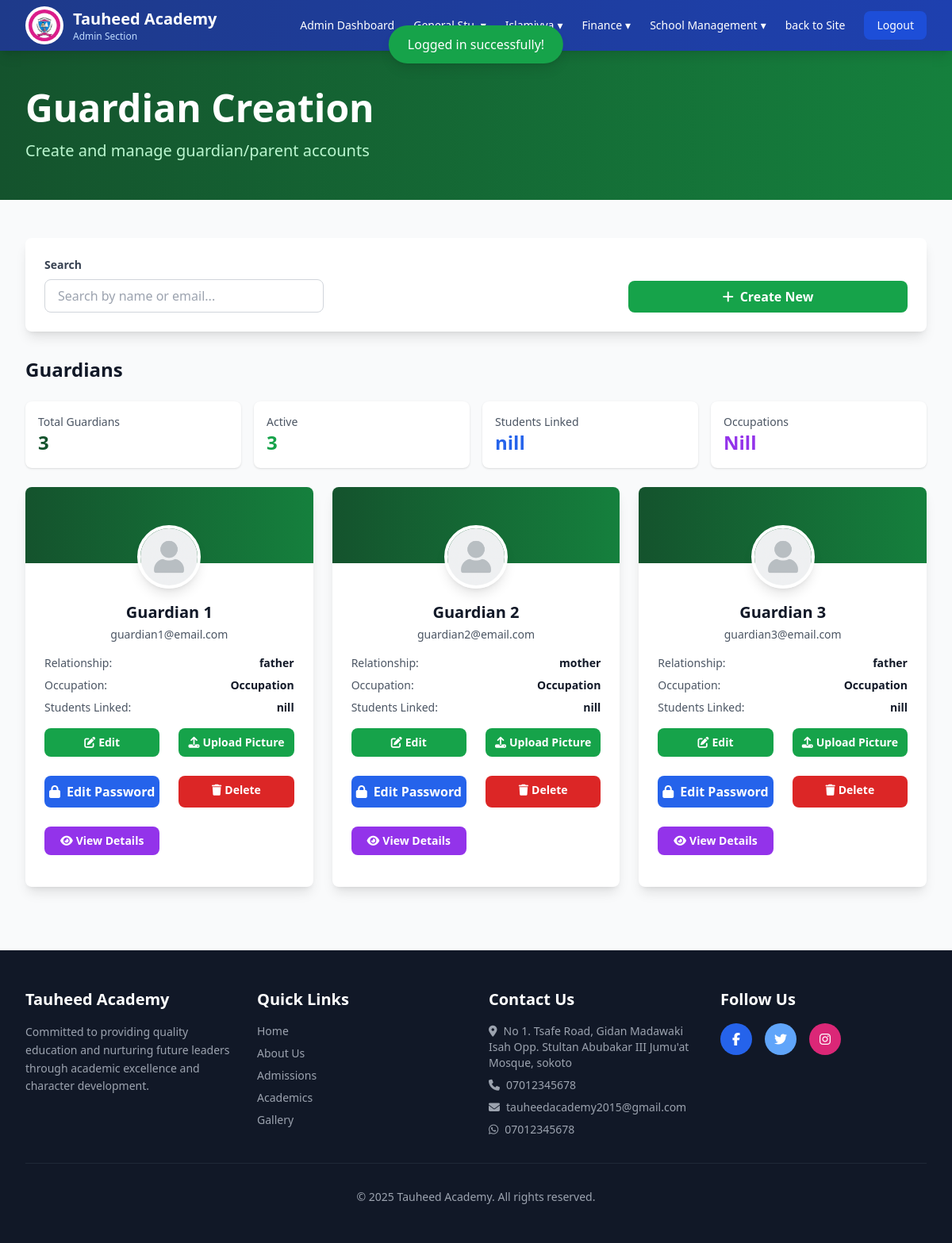
Before: /pages/admin/users-management/guardians/index.php (signed in) with the older database file.
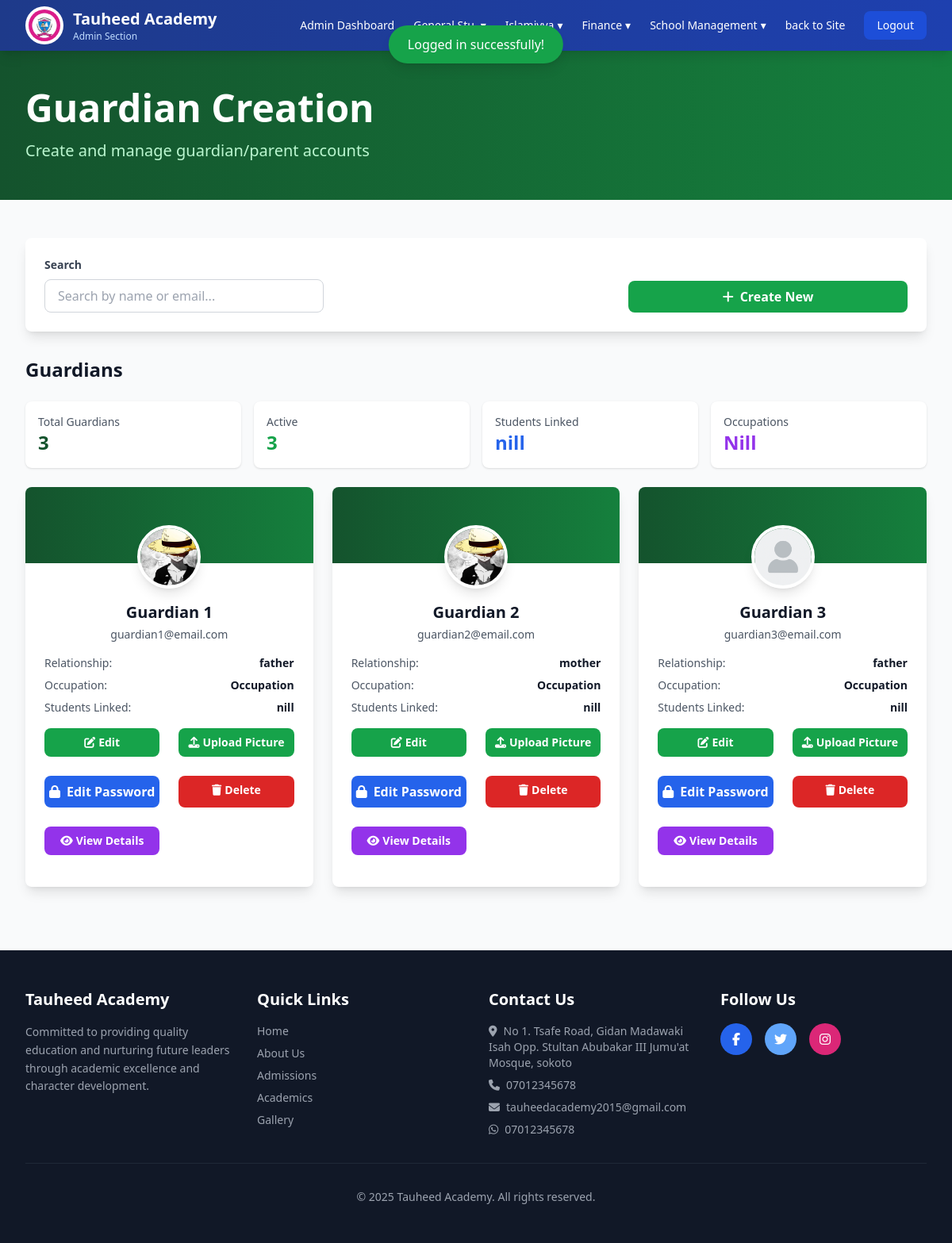
After: the same page with the newer database file.
### tables this page shows
CREATE TABLE `schools` (
  `id` int(11) NOT NULL,
  `name` varchar(150) NOT NULL,
  `motto` varchar(255) DEFAULT NULL,
  `address` varchar(255) DEFAULT NULL,
  `phone` varchar(20) DEFAULT NULL,
  `email` varchar(100) DEFAULT NULL,
  `about_message` text DEFAULT NULL,
  `welcome_message` text DEFAULT NULL,
  `whatsapp_number` varchar(20) DEFAULT NULL,
  `facebook` varchar(255) DEFAULT NULL,
  `twitter` varchar(255) DEFAULT NULL,
  `instagram` varchar(255) DEFAULT NULL,
  `admission_number_format` varchar(255) DEFAULT NULL,
  `admission_number_format_description` varchar(255) DEFAULT NULL,
  `created_at` timestamp NOT NULL DEFAULT current_timestamp(),
  `deleted_at` datetime DEFAULT NULL,
  `updated_at` timestamp NOT NULL DEFAULT current_timestamp() ON UPDATE current_timestamp()
);

CREATE TABLE `guardians` (
  `id` int(11) NOT NULL,
  `name` varchar(100) NOT NULL,
  `email` varchar(100) DEFAULT NULL,
  `phone` varchar(20) DEFAULT NULL,
  `address` varchar(255) DEFAULT NULL,
  `picture_path` varchar(255) DEFAULT NULL,
  `relationship` varchar(255) DEFAULT NULL,
  `gender` enum('male','female') DEFAULT 'male',
  `occupation` varchar(255) DEFAULT NULL,
  `password` varchar(255) NOT NULL,
  `status` enum('active','inactive') DEFAULT 'active',
  `reset_token` varchar(255) DEFAULT NULL,
  `reset_expires` datetime DEFAULT NULL,
  `created_at` timestamp NOT NULL DEFAULT current_timestamp(),
  `deleted_at` datetime DEFAULT NULL,
  `updated_at` timestamp NOT NULL DEFAULT current_timestamp() ON UPDATE current_timestamp()
);

### routes/functions.php (called while the page is built, shortened)
<?php
include(__DIR__ .  '/./web.php');
function route($name)
{
    global $routes, $baseUrl;
    if (isset($routes[$name])) {
        return $routes[$name]['url'];
    }
    return $baseUrl . "/index.php";
}
function selectAllData($table, $whereIdIs = null, $whereIdIsNot = null)
{
    global $pdo;
    if ($whereIdIs) {
        $stmt = $pdo->prepare("SELECT * FROM $table WHERE id = ? AND deleted_at IS NULL");
        $stmt->execute([$whereIdIs]);
    } else if ($whereIdIsNot) {
        $stmt = $pdo->prepare("SELECT * FROM $table WHERE id != ? AND deleted_at IS NULL");
        $stmt->execute([$whereIdIsNot]);
    } else {
        $stmt = $pdo->prepare("SELECT * FROM $table WHERE deleted_at IS NULL");
        $stmt->execute();
    }
    return $stmt->fetchAll(PDO::FETCH_ASSOC);
}

### routes/web.php (called while the page is built, shortened)
<?php
$protocol = (!empty($_SERVER['HTTPS']) && $_SERVER['HTTPS'] !== 'off') ? "https" : "http";
$host = $_SERVER['HTTP_HOST'];
if ($host === 'localhost' || preg_match('/^192\.168\./', $host)) {
    $baseUrl = $protocol . "://" . $host . "/tauheed-academy-project";
} else {
    $baseUrl = $protocol . "://" . $host;
}
function asset($path)
{
    global $baseUrl;
    return $baseUrl . "/static/" . ltrim($path, '/');
}

### pages/admin/users-management/guardians/index.php (the view, shortened to what the rows shown need)
<?php
include(__DIR__ . '/../../../../includes/header.php');
$guardians = selectAllData('guardians');
?>
<body class="bg-gray-50">
    <?php include(__DIR__ . '/../../includes/admins-section-nav.php'); ?>
    <section class="bg-gradient-to-r from-green-900 to-green-700 text-white py-12">
        <div class="max-w-7xl mx-auto px-4 sm:px-6 lg:px-8">
            <h1 class="text-4xl md:text-5xl font-bold mb-4">Guardian Creation</h1>
        </div>
    </section>
    <section class="py-12 bg-gray-50">
        <div class="max-w-7xl mx-auto px-4 sm:px-6 lg:px-8">
            <div id="guardians-section" class="user-section">
                <h2 class="text-2xl font-bold text-gray-900 mb-6">Guardians</h2>
                <div id="guardiansContainer" class="grid grid-cols-1 md:grid-cols-2 lg:grid-cols-3 gap-6 mb-8">
                    <?php foreach ($guardians as $guardian) : ?>
                        <div class="guardian-card bg-white rounded-lg shadow-lg overflow-hidden hover:shadow-xl transition" data-search="<?= $guardian['name'] . " " . $guardian['email'] ?>">
                            <div class="px-6 pb-6">
                                <div class="flex justify-center -mt-12 mb-4">
                                    <img src="<?= !empty($guardian['picture_path']) ? asset($guardian['picture_path']) : asset('/images/avatar.png') ?>" alt="<?= $guardian['name'] ?>" class="w-20 h-20 rounded-full border-4 border-white shadow-lg object-cover">
                                </div>
                                <h3 class="text-xl font-bold text-gray-900 text-center mb-1"><?= $guardian['name'] ?></h3>
                                <p class="text-sm text-gray-600 text-center mb-4"><?= $guardian['email'] ?></p>
                                <div class="space-y-2 mb-4">
                                    <div class="flex justify-between items-center text-sm">
                                        <span class="text-gray-600">Relationship:</span>
                                        <span class="font-semibold text-gray-900"><?= $guardian['relationship'] ?></span>
                                    </div>
                                    <div class="flex justify-between items-center text-sm">
                                        <span class="text-gray-600">Occupation:</span>
                                        <span class="font-semibold text-gray-900"><?= $guardian['occupation'] ?></span>
                                    </div>
                                    <div class="flex justify-between items-center text-sm">
                                        <span class="text-gray-600">Students Linked:</span>
                                        <span class="font-semibold text-gray-900">nill</span>
                                    </div>
                                </div>
                                <div class="grid grid-cols-1 md:grid-cols-2 lg:grid-cols-2 gap-6 mb-4">
                                    <a href="<?= route('guardian-update') . '?id=' .  $guardian['id'] ?>" class="flex-1 bg-green-600 text-white py-2 rounded-lg hover:bg-green-700 transition text-center text-sm font-semibold">
                                        <i class="fas fa-edit mr-1"></i>Edit
                                    </a>
                                    <a href="<?= route('upload-guardian-picture') . '?id=' .  $guardian['id'] ?>" class="flex-1 bg-green-600 text-white py-2 rounded-lg hover:bg-green-700 transition text-center text-sm font-semibold">
                                        <i class="fas fa-upload mr-1"></i>Upload Picture
                                    </a>
                                    <a href="<?= route('update-user-password') . '?id=' . $guardian['id']  . '&user_type=guardian' ?>" class="flex-1 bg-blue-600 text-white py-2 rounded-lg hover:bg-blue-700 transition text-center font-semibold">
                                        <i class="fas fa-lock mr-2"></i>Edit Password
                                    </a>
                                    <a href="<?= route('delete-user') . '?id=' . $guardian['id'] ?>&table=guardians&type=Guardian" class="flex-1 bg-red-600 text-white py-2 rounded-lg hover:bg-red-700 transition text-center text-sm font-semibold">
                                        <i class="fas fa-trash mr-1"></i>Delete
                                    </a>
                                    <a href="<?= route('view-user-details') . '?id=' . $guardian['id'] . '&type=guardian' ?>"
                                        class="flex-1 bg-purple-600 text-white py-2 rounded-lg hover:bg-purple-700 transition text-center text-sm font-semibold">
                                        <i class="fas fa-eye mr-1"></i>View Details
                                    </a>
                                </div>
                            </div>
                        </div>
                    <?php endforeach ?>
                </div>
            </div>
        </div>
    </section>
    <?php include(__DIR__ . '/../../../../includes/footer.php'); ?>
</body>
</html>

### pages/admin/includes/admins-section-nav.php (shortened to what the rows shown need)
<nav class="bg-gradient-to-r from-blue-900 to-blue-800 text-white sticky top-0 z-50 shadow-lg">
    <div class="max-w-7xl mx-auto px-4 sm:px-6 lg:px-8">
        <div class="flex justify-between items-center h-16">
            <div class="flex items-center gap-3">
                <div>
                    <h1 class="text-xl font-bold"><?= $school['name'] ?? 'Tauheed Academy' ?></h1>
                    <p class="text-xs text-blue-200">Admin Section</p>
                </div>
            </div>
        </div>
    </div>
</nav>

### includes/footer.php (shortened to what the rows shown need)
<footer class="bg-gray-900 text-white py-12">
    <div class="max-w-7xl mx-auto px-4 sm:px-6 lg:px-8">
        <div class="grid grid-cols-1 md:grid-cols-4 gap-8">
            <div>
                <h3 class="text-xl font-bold mb-4"><?= $school['name'] ?? 'Tauheed Academy' ?></h3>
                <p class="text-gray-400 text-sm leading-relaxed">
                    Committed to providing quality education and nurturing future leaders through academic excellence and character development.
                </p>
            </div>
            <div>
                <ul class="space-y-2 text-sm text-gray-400">
                    <li><i class="fas fa-map-marker-alt mr-2"></i><?= $school['address'] ?? '' ?></li>
                    <li><i class="fas fa-phone mr-2"></i><?= $school['phone'] ?? '' ?></li>
                    <li><i class="fas fa-envelope mr-2"></i><?= $school['email'] ?? '' ?></li>
                    <li><i class="fab fa-whatsapp mr-2"></i><?= $school['whatsapp_number'] ?? '' ?></li>
                </ul>
            </div>
        </div>
        <div class="border-t border-gray-800 mt-8 pt-8 text-center text-gray-400 text-sm">
            <p>&copy; 2025 <?= $school['name'] ?? 'Tauheed Academy' ?>. All rights reserved.</p>
        </div>
    </div>
</footer>

Changed rows visible on the page:
changed guardians "Guardian 1": picture_path: picture added in place of a placeholder
changed guardians "Guardian 2": picture_path: picture added in place of a placeholder
